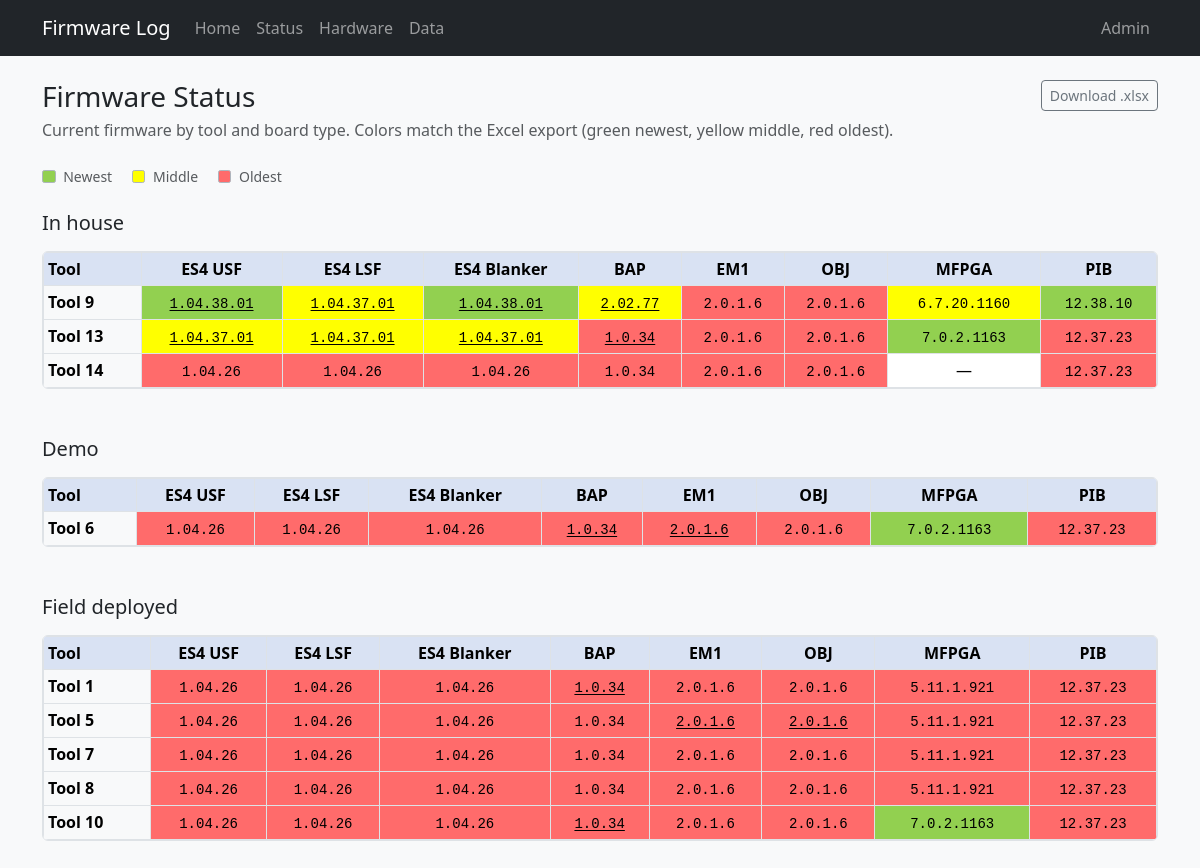
The page /status on the database as committed earlier.
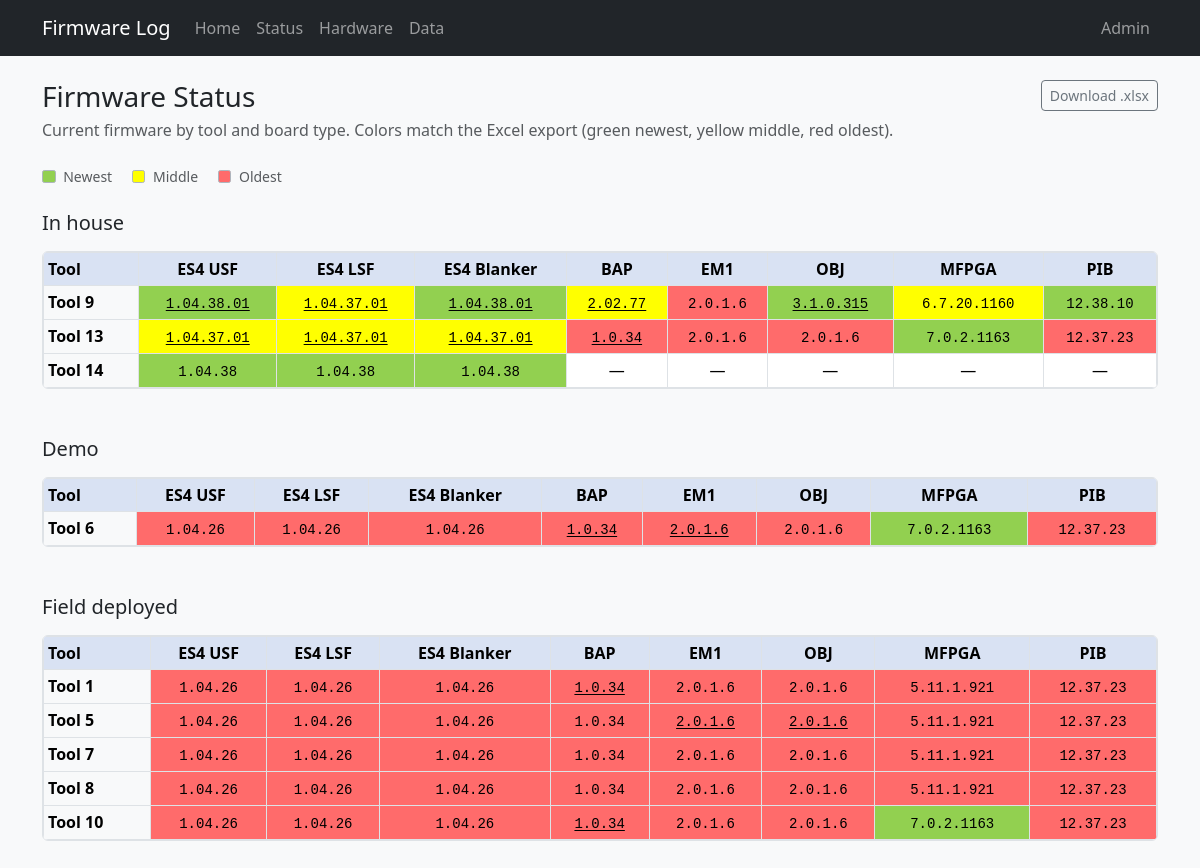
The same page on the database as committed later.
### tables this page shows
CREATE TABLE "firmware_history" (
                event_id    INTEGER PRIMARY KEY AUTOINCREMENT,
                board_id    INTEGER NOT NULL REFERENCES boards (board_id),
                event_date  TEXT NOT NULL,
                event_time  TEXT,
                fpga        TEXT,
                firmware    TEXT NOT NULL,
                installer   TEXT,
                result      TEXT
            );

CREATE TABLE "firmware_catalog" (
            catalog_id        INTEGER PRIMARY KEY AUTOINCREMENT,
            family            TEXT NOT NULL,
            version           TEXT NOT NULL,
            release_date      TEXT,
            notes             TEXT,
            is_field_deployed INTEGER NOT NULL DEFAULT 0,
            tools             TEXT, in_status_ranking INTEGER NOT NULL DEFAULT 1, fpga TEXT,
            UNIQUE(family, version)
        );

CREATE TABLE firmware_status_overrides (
    tool_num    INTEGER NOT NULL,
    column_key  TEXT NOT NULL,
    firmware    TEXT,
    PRIMARY KEY (tool_num, column_key)
);

### app.py (the view)
@app.route("/status")
def status():
    matrix = db.firmware_status_sections()
    return render_template(
        "status.html",
        columns=matrix["columns"],
        sections=matrix["sections"],
    )

### db.py (called while the page is built, shortened)
def dict_row(cursor, row):
    return {col[0]: row[i] for i, col in enumerate(cursor.description)}

@contextmanager
def get_db():
    conn = sqlite3.connect(DATABASE)
    conn.row_factory = dict_row
    try:
        yield conn
    finally:
        conn.close()

def fetch_all(query, params=()):
    with get_db() as conn:
        return conn.execute(query, params).fetchall()

def fetch_one(query, params=()):
    with get_db() as conn:
        return conn.execute(query, params).fetchone()

def firmware_version_key(version):
    if version is None:
        return ()
    text = str(version).strip()
    if not text or text.lower() == "field deployed":
        return ()
    parts = []
    for segment in re.split(r"[.\s_\-]+", text):
        if not segment:
            continue
        if segment.isdigit():
            parts.append((0, int(segment), ""))
            continue
    return tuple(parts)

def parse_tool_number(tool):
    if not tool:
        return None
    text = str(tool).strip()
    match = re.fullmatch(r"(?i)tool\s*(\d+)", text)
    if not match:
        return None
    return int(match.group(1))

### templates/status.html (shortened to what this page needs)
{% extends "base.html" %}
{% block content %}
<div class="d-flex flex-wrap justify-content-between align-items-start gap-2 mb-4">
  <div>
    <h1 class="h3 mb-1">Firmware Status</h1>
    <p class="text-muted mb-0">Current firmware by tool and board type. Colors match the Excel export (green newest, yellow middle, red oldest).</p>
  </div>
  <div class="d-flex flex-wrap gap-2">
    <a class="btn btn-outline-secondary btn-sm" href="{{ url_for('firmware_status_export') }}">Download .xlsx</a>
  </div>
</div>
<div class="fw-status-legend small text-muted mb-4">
  <span class="fw-rank-swatch fw-rank-newest"></span> Newest
  <span class="fw-rank-swatch fw-rank-middle ms-3"></span> Middle
  <span class="fw-rank-swatch fw-rank-oldest ms-3"></span> Oldest
</div>
{% for section in sections %}
<section class="mb-5">
  <h2 class="h5 mb-3">{{ section.title }}</h2>
  <div class="table-responsive fw-status-table-wrap">
    <table class="table table-sm table-bordered align-middle text-center fw-status-table mb-0">
      <thead>
        <tr>
          <th scope="col" class="text-start">Tool</th>
          {% for col in columns %}
          <th scope="col">{{ col.label }}</th>
          {% endfor %}
        </tr>
      </thead>
      <tbody>
        {% for row in section.rows %}
        <tr>
          <th scope="row" class="text-start text-nowrap">{{ row.tool }}</th>
          {% for cell in row.cells %}
          <td class="{% if cell.rank %}fw-rank-{{ cell.rank }}{% endif %}">
            {% if cell.is_live and cell.sources %}
              {% for src in cell.sources %}
              <a class="fw-status-live-link" href="{{ url_for('board_detail', board_id=src.board_id) }}" title="Board {{ src.board_id }}"><code>{{ src.firmware }}</code></a>{% if not loop.last %} <span class="text-muted">/</span> {% endif %}
              {% endfor %}
            {% elif cell.firmware %}
              <code>{{ cell.firmware }}</code>
            {% else %}
              —
            {% endif %}
          </td>
          {% endfor %}
        </tr>
        {% else %}
        <tr>
          <td colspan="{{ columns|length + 1 }}" class="text-muted text-start">No tools in this section.</td>
        </tr>
        {% endfor %}
      </tbody>
    </table>
  </div>
</section>
{% endfor %}
{% endblock %}

Rows that differ between the two databases and show on the page:
no longer on one of the page's lists (row unchanged): firmware_catalog: firmware "2.0.1.6"
no longer on one of the page's lists (row unchanged): firmware_catalog: firmware "2.0.1.6"
no longer on one of the page's lists (row unchanged): firmware_catalog: firmware "12.37.23"
no longer on one of the page's lists (row unchanged): firmware_catalog: firmware "1.04.26"
no longer on one of the page's lists (row unchanged): firmware_catalog: firmware "1.0.34"
now on this page (row unchanged): firmware_history: firmware "3.1.0.315"
added firmware_status_overrides: firmware "1.04.38"
added firmware_status_overrides: firmware "1.04.38"
added firmware_status_overrides: firmware "1.04.38"
